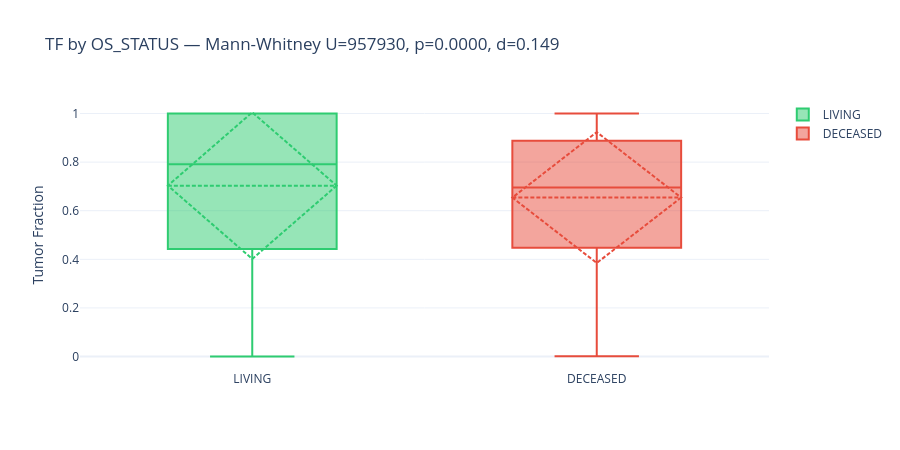

Here is the notebook cell this chart was saved with:
### Code cell
# P1B.1: TF × OS_STATUS (global)
df = merged.dropna(subset=['TUMOR_FRACTION', 'OS_STATUS']).copy()
df['os_label'] = df['OS_STATUS'].str.replace(r'^\d+:', '', regex=True)
living = df[df['os_label']=='LIVING']['TUMOR_FRACTION']
deceased = df[df['os_label']=='DECEASED']['TUMOR_FRACTION']
u_stat, p_val = mannwhitneyu(living, deceased, alternative='two-sided')
d = cliffs_delta(living.values, deceased.values)
fig = go.Figure()
fig.add_trace(go.Box(y=living, name='LIVING', boxmean='sd', marker_color='#2ecc71'))
fig.add_trace(go.Box(y=deceased, name='DECEASED', boxmean='sd', marker_color='#e74c3c'))
fig.update_layout(title=f'TF by OS_STATUS — Mann-Whitney U={u_stat:.0f}, p={p_val:.4f}, d={d:.3f}',
                  yaxis_title='Tumor Fraction', height=450, template='plotly_white')
try:
    fig.show()
except:
    pass
record_result('1B', 'TF × OS_STATUS (global)', 'Mann-Whitney', 'global',
              len(df), int(df['os_label'].eq('DECEASED').sum()),
              f'U={u_stat:.0f}', p_val, f'd={d:.3f}', 'Step 16')

### Figure 1 — Plotly figure (JSON) as saved in the notebook; plotly's stock layout.template omitted (floating-point values rounded to 4 significant figures; data arrays with more than 128 entries replaced by an {"elided": "..."} marker saying what was removed)
{"data": [{"boxmean": "sd", "marker": {"color": "#2ecc71"}, "name": "LIVING", "type": "box", "y": {"elided": "1742 float values"}}, {"boxmean": "sd", "marker": {"color": "#e74c3c"}, "name": "DECEASED", "type": "box", "y": {"elided": "957 float values"}}], "layout": {"height": 450, "title": {"text": "TF by OS_STATUS — Mann-Whitney U=957930, p=0.0000, d=0.149"}, "yaxis": {"title": {"text": "Tumor Fraction"}}}}
